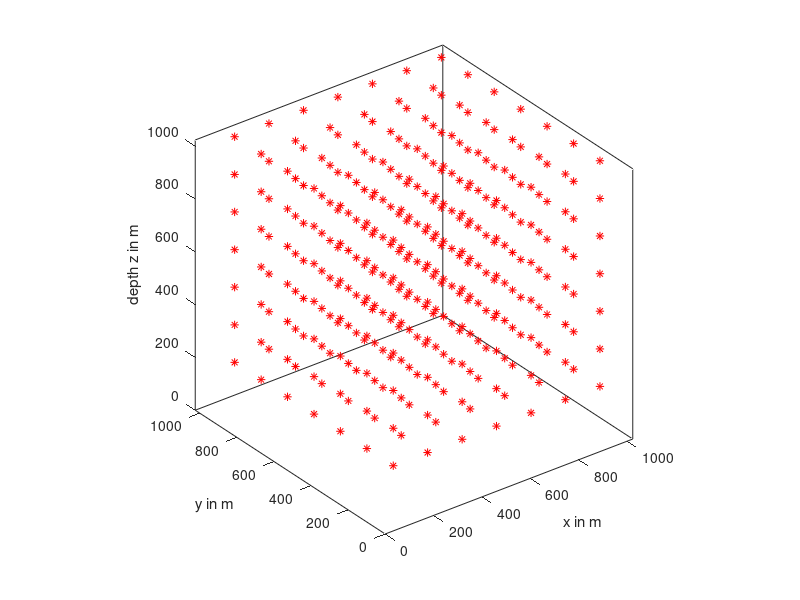

Recreate this plot in MATLAB. (Note: this script raises an error after producing the figure.)
%creates a sofi3D source file for code-benchmarking
%instead of a real application scenario, mulitple sources are placed
%withing the model domain such as the wavefront excited by each sources
%reaches the neighboring wavenfront at TIME/2
clear all;
close all;
clc;
writefiles=1;%1=yes else=no
srcfilename='../par/sources/sources_codebenchmark.dat';

%input parameters as specified in input file
NX=1024;
NY=1024;
NZ=1024;

DX=1.0;
DY=1.0;
DZ=1.0;

TIME=0.1;

%input parameters as specified in model file
vp=5700;

TD=0.0;
FC=500.0;
AMP=1.0;

%create coordinate vectors

xsrc=round(vp*TIME/(DX*4):vp*TIME/(DX*4):NX);
ysrc=round(vp*TIME/(DY*4):vp*TIME/(DY*4):NY);
zsrc=round(vp*TIME/(DZ*4):vp*TIME/(DZ*4):NZ);

[XSRC,YSRC,ZSRC]=meshgrid(xsrc,ysrc,zsrc);
XSRC=reshape(XSRC,1,[]);
YSRC=reshape(YSRC,1,[]);
ZSRC=reshape(ZSRC,1,[]);

srcfile=zeros(length(xsrc)*length(ysrc)*length(zsrc),6);
tmpvec=ones(length(xsrc)*length(ysrc)*length(zsrc),1);


srcfile(:,1)=XSRC.*DX;
srcfile(:,2)=YSRC.*DY;
srcfile(:,3)=ZSRC.*DZ;
srcfile(:,4)=tmpvec.*TD;
srcfile(:,5)=tmpvec.*FC;
srcfile(:,6)=tmpvec.*AMP;



figure(2);
plot3(srcfile(:,1),srcfile(:,2),srcfile(:,3),'*r');
axis([0 NX*DX 0 NY*DY 0 NZ*DZ])
% set(gca,'YDir','reverse')
set(gca,'DataAspectRatio',[1 1 1]);
box on
xlabel('x in m');
ylabel('y in m');
zlabel('depth z in m');

%write models to disk
disp('...')
if writefiles==1
    file_id=fopen(srcfilename,'w');
    for ii=1:length(srcfile)
        fprintf(file_id,'%2.2f  %2.2f  %2.2f  %2.2f  %2.2f  %2.2f \n',srcfile(ii,1),srcfile(ii,2),srcfile(ii,3),srcfile(ii,4),srcfile(ii,5),srcfile(ii,6));   
    end
    fprintf(file_id,'# \n');   
    fprintf(file_id,'# Definition of (distributed) source positions: \n');
    fprintf(file_id,'# position, time-delay, centre frequency, and amplitude \n');   
    fprintf(file_id,'# \n');   
    fprintf(file_id,'# (comment line is indicated by # or % as first character) \n');   
    fprintf(file_id,'# \n');   
    fprintf(file_id,'# Parameters for each source node (one source node per line): \n');   
    fprintf(file_id,'# \n');   
    fprintf(file_id,'#  XSRC   YSRC   ZSRC   TD   FC   AMP \n');   
    fprintf(file_id,'# \n');
    fprintf(file_id,'# Symbols: \n');
    fprintf(file_id,'# XSRC= x-coordinate of source point [meter] \n');
    fprintf(file_id,'# YSRC= y-coordinate of source point [meter] \n');
    fprintf(file_id,'# ZSRC= z-coordinate of source point [meter] (vertical) \n');
    fprintf(file_id,'# TD= excitation time (time-delay) for source node [s] \n');
    fprintf(file_id,'# FC= centre frequency of source signal [Hz] \n');
    fprintf(file_id,'# AMP= maximum amplitude of source signal \n');
          
    disp(['Total Number of Sources: ',num2str(length(srcfile))]);
    disp(['Source file ',srcfilename,' created and saved to disk']);
    
    fclose(file_id);
end
disp('...')
